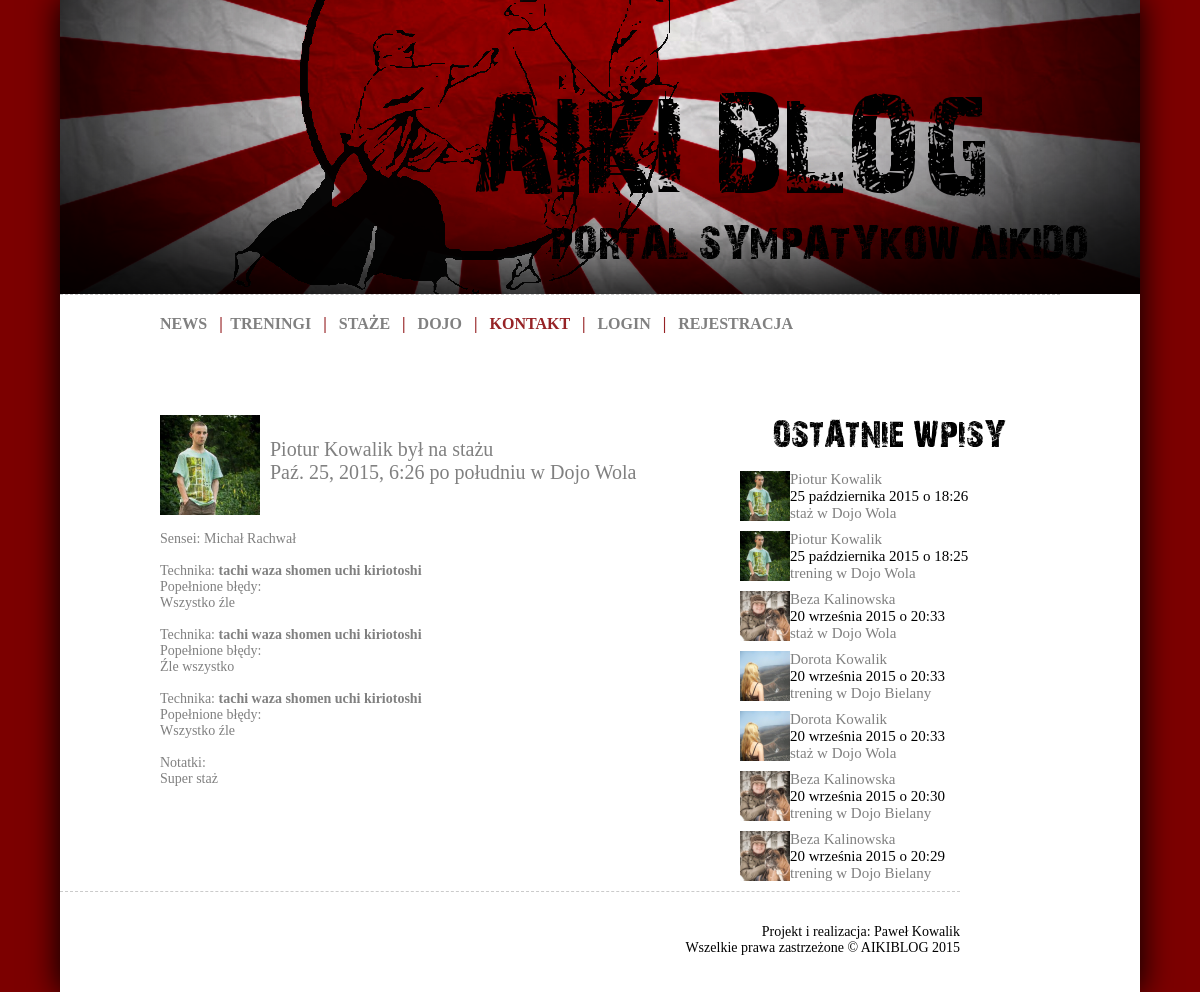
The page /training/poturkowalik-2015-10-25-18-26-dojo-wola/ on the database its author committed.
### aikiblog/models.py (models this page shows, shortened)
class Training(models.Model):
    TYPE = (
        ('T','trening'),
        ('S','staż'),
    )
    user = models.ForeignKey(User, verbose_name='Ćwiczący')
    date = models.DateTimeField('Data treningu')
    place = models.ForeignKey(Dojo, verbose_name='Miejsce treningu')
    sensei = models.ForeignKey(Sensei, verbose_name='Sensei')
    slug = models.SlugField('Odnosnik', max_length=50)
    techniques = models.ManyToManyField(TechTren, verbose_name='Techniki')
    type = models.CharField(max_length=1, choices=TYPE, verbose_name='Typ')
    notes = models.TextField(verbose_name="Notatki")
    class Meta:
        verbose_name = "Trening"
        verbose_name_plural = "Treningi"

class User(AbstractUser):
    SEX = (
        ('K','Kobieta'),
        ('M','Mężczyzna'),
    )
    avatar = models.ImageField(upload_to='static/avatars/%Y/%m/%d', null=True, blank=True)
    start_year = models.IntegerField(null=True, blank=True, verbose_name='Trenuje od')
    about_text = models.TextField(null=True, blank=True, verbose_name='O mnie')
    sex = models.CharField(max_length=1, choices=SEX, verbose_name='Płeć')

class Dojo(models.Model):
    name = models.CharField('Nazwa dojo', max_length=50)
    slug = models.SlugField('Odnosnik', max_length=50)
    start_year = models.IntegerField(verbose_name='Rok założenia')
    city = models.CharField('Miasto', max_length=50)
    adress = models.CharField('Adres', max_length=50)
    sensei = models.ForeignKey(Sensei, verbose_name='Sensei')
    image1 = models.ImageField(upload_to='static/dojo', verbose_name='Zdjęcie 1')
    image2 = models.ImageField(upload_to='static/dojo', null=True, blank=True, verbose_name='Zdjęcie 2')
    image3 = models.ImageField(upload_to='static/dojo', null=True, blank=True, verbose_name='Zdjęcie 3')
    story = models.TextField(null=True, blank=True, verbose_name='Historia')
    trainings = models.TextField(null=True, blank=True, verbose_name='Treningi')
    users = models.ManyToManyField(User, blank=True, verbose_name='Byli tutaj')
    class Meta:
        verbose_name = "Dojo"
        verbose_name_plural = "Dojo"
    def __unicode__(self):
        return self.name

class Sensei(models.Model):
    name = models.CharField('Imię i nazwisko', max_length=50)
    slug = models.SlugField('Odnosnik', max_length=50)
    class Meta:
        verbose_name = "Sensei"
        verbose_name_plural = "Senseje"
    def __unicode__(self):
        return self.name

class TechTren(models.Model):
    user = models.ForeignKey(User, verbose_name='Ćwiczący')
    date = models.DateField('Data treningu')
    stand = models.ForeignKey(Stand, verbose_name='Postawa')
    attack = models.ForeignKey(Attack, verbose_name='Atak')
    technique = models.ForeignKey(Technique, verbose_name='Technika')
    mistakes = models.TextField(verbose_name='Błędy')
    slug = models.SlugField('Odnosnik', max_length=50)
    class Meta:
        verbose_name = "Techika z treningu"
        verbose_name_plural = "Techniki z treningu"

class Stand(models.Model):
    name = models.CharField('Nazwa postawy', max_length=50)
    slug = models.SlugField('Odnosnik', max_length=50)
    class Meta:
        verbose_name = "Postawa"
        verbose_name_plural = "Postawy"

class Attack(models.Model):
    name = models.CharField('Nazwa ataku', max_length=50)
    slug = models.SlugField('Odnosnik', max_length=50)
    class Meta:
        verbose_name = "Atak"
        verbose_name_plural = "Ataki"

class Technique(models.Model):
    name = models.CharField('Nazwa techniki', max_length=50)
    slug = models.SlugField('Odnosnik', max_length=50)
    class Meta:
        verbose_name = "Techika"
        verbose_name_plural = "Techniki"

### aikiblog/views.py (the view)
# urls.py: url(r'^training/(?P<slug>[\w\-_]+)/$', TrainingDetail.as_view(), name='training-detail'),
class TrainingDetail(generic.DetailView):
    model = Training
    def get_context_data(self, **kwargs):
        context = super(TrainingDetail, self).get_context_data(**kwargs)
        context['all_trainings'] = Training.objects.order_by('-date')[:7]
        return context

### aikiblog/templates/aikiblog/training_detail.html (shortened to what this page needs)
{% extends "base.html" %}
{% block content %}
    <div id="post">
        <div id="post_avatar">
        <a href="{% url "user-detail" object.user.id %}"><img src="{{ STATIC_URL|cut:'static/' }}{{ object.user.avatar }}" height=100 alt="" class="center" /></a>
        </div>
        <div id="post_head_training_detail">
        <br><a href="{% url "user-detail" object.user.id %}">{{ object.user.first_name }} {{ object.user.last_name }}</a>
            {% ifequal object.user.sex "M" %}
            był
            {% endifequal %}
            na
            {% ifequal object.type "S" %}
            stażu
            {% endifequal %}
            <br> {{ object.date }} w {{ object.place }}
        </div>
        <div id="post_body_training_detail"><br>
        Sensei: {{ object.sensei }}<br><br>
    {% for technique in object.techniques.all %}
        Technika: <b>{{ technique.stand.name }} {{ technique.attack.name }} {{ technique.technique.name }}</b><br>
        Popełnione błędy:<br>
        {{ technique.mistakes }}<br><br>
    {% endfor %}
        Notatki:<br>
        {{ object.notes }}
        </div>
    </div>
{% endblock %}
{% block menuright %}
    {% include "aikiblog/parts/menuright.html" %}
{% endblock %}

### aikiblog/templates/aikiblog/parts/menuright.html
<div id="menuright">
        <div id="menuright_logo">
        </div>
        <br>
        {% for entry in all_trainings %}
        <div id="menuright_post">
            <div id="menuright_avatar">
                <a href="{% url "user-detail" entry.user.id %}"><img src="{{ STATIC_URL|cut:'static/' }}{{ entry.user.avatar }}" height=50/></a>
            </div>
            <div id="menuright_head">
                <a href="{% url "user-detail" entry.user.id %}">{{ entry.user.first_name }} {{ entry.user.last_name }}</a><br>
                {{ entry.date|date:"d E Y" }} o {{ entry.date|date:"H:i" }}<br>
                <a href="{% url "training-detail" entry.slug %}">
                {% ifequal entry.type "T" %}
                trening
                {% endifequal %}
                {% ifequal entry.type "S" %}
                staż
                {% endifequal %}
                w {{ entry.place }}</a>
            </div>
        </div>
        {% endfor %}
        <br>
    </div>

### static/style.css (style rules this page uses)
html, body { background-image:url(images/bg.png); background-color: #eeeeee; color: #000; margin: 0; padding: 0; text-align: center; text-shadow: 1px 1px 0px white; }
a:link { color: #808080; text-decoration: none; background-color: transparent; }
#menuright { width: 300px; float: right; height:auto; padding-right: 100px; }
#menuright_logo { background-image:url(images/recent_training.png); width: 300px; height: 40px; }
#menuright_post { height: 60px; float: left; }
#menuright_avatar { height: 50px; width: 50px; float: left; }
#menuright_head { width: 250px; float: right; font: 15px Verdana; text-align: left; }
#post { width: auto; }
#post_avatar { height: 70px; width: 70px; float: left; }
#post_head_training_detail { width: 450px; float: right; font: 20px Verdana; }
#post_body_training_detail { padding-top: 100px; }

### rows shown on the page
Training: user.avatar (picture), user.first_name "Piotur", user.last_name "Kowalik", date "Paź. 25, 2015, 6:26 po południu", place "Dojo Wola", sensei "Michał Rachwał", notes "Super staż", date "25 października 2015", date "18:26"
TechTren: stand.name "tachi waza", attack.name "shomen uchi", technique.name "kiriotoshi", mistakes "Wszystko źle"
TechTren: stand.name "tachi waza", attack.name "shomen uchi", technique.name "kiriotoshi", mistakes "Źle wszystko"
TechTren: stand.name "tachi waza", attack.name "shomen uchi", technique.name "kiriotoshi", mistakes "Wszystko źle"
Training: user.avatar (picture), user.first_name "Piotur", user.last_name "Kowalik", date "25 października 2015", date "18:25", place "Dojo Wola"
Training: user.avatar (picture), user.first_name "Beza", user.last_name "Kalinowska", date "20 września 2015", date "20:33", place "Dojo Wola"
Training: user.avatar (picture), user.first_name "Dorota", user.last_name "Kowalik", date "20 września 2015", date "20:33", place "Dojo Bielany"
Training: user.avatar (picture), user.first_name "Dorota", user.last_name "Kowalik", date "20 września 2015", date "20:33", place "Dojo Wola"
Training: user.avatar (picture), user.first_name "Beza", user.last_name "Kalinowska", date "20 września 2015", date "20:30", place "Dojo Bielany"
Training: user.avatar (picture), user.first_name "Beza", user.last_name "Kalinowska", date "20 września 2015", date "20:29", place "Dojo Bielany"
